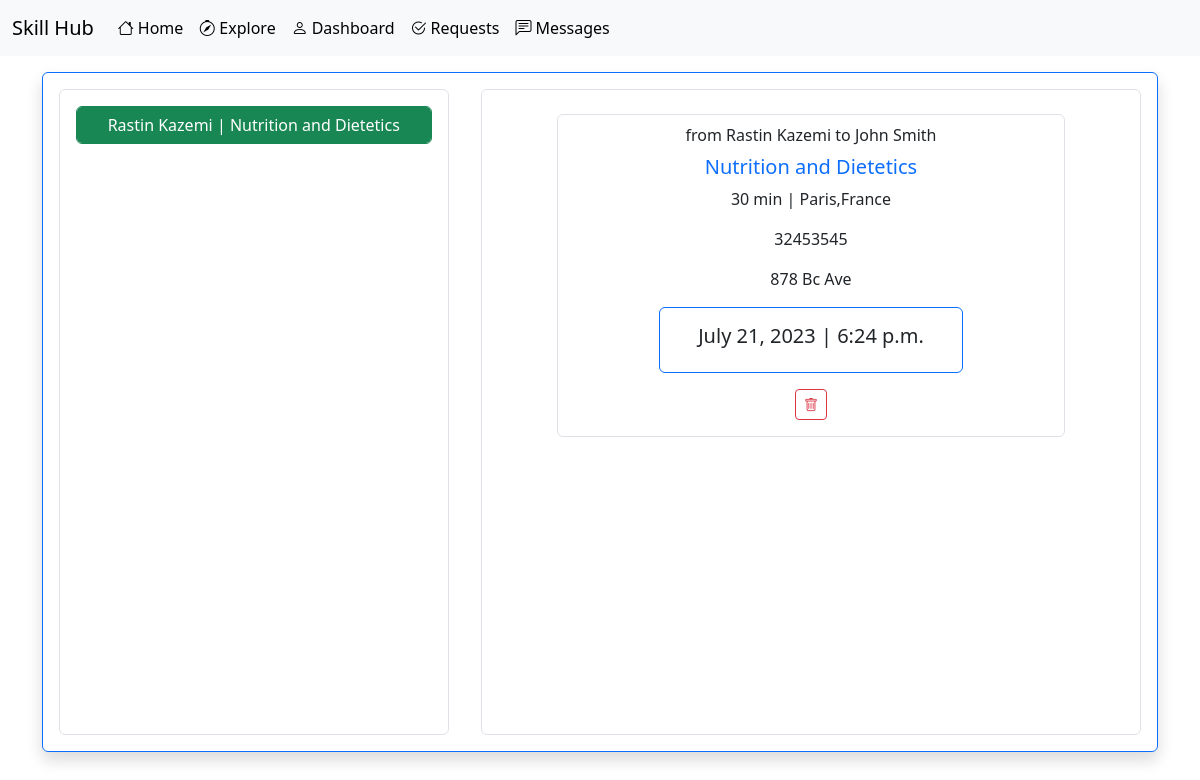
The page /request/23/ (signed in) on the database its author committed.
### request/models.py (models this page shows, shortened)
class Request(models.Model):
    skill = models.ForeignKey(Skills, on_delete=models.CASCADE, related_name='request_skill')
    user = models.ForeignKey(User, on_delete=models.CASCADE, related_name='request_user')
    receiver = models.ForeignKey(User, on_delete=models.CASCADE, related_name='request_receiver')
    REQUEST_CHOICES = (
        ('accepted', 'accepted'),
        ('pending', 'pending'),
    )
    status = models.CharField(choices=REQUEST_CHOICES, max_length=100)
    date = models.DateField()
    time = models.TimeField()
    create = models.DateTimeField(auto_now_add=True,null=True)

### account/models.py (models this page shows, shortened)
class Profile(models.Model):
    user = models.OneToOneField(User, on_delete=models.CASCADE, related_name='profile_user')
    phone = models.IntegerField(null=True)
    first_name = models.CharField(max_length=100, null=True)
    last_name = models.CharField(max_length=100, null=True)
    country = models.CharField(max_length=100, null=True)
    city = models.CharField(max_length=100, null=True)
    address = models.CharField(max_length=100, null=True)
    image = models.ImageField(upload_to='media/owner_profile/', default='media/default_images/avatar.png')

### skills/models.py (models this page shows, shortened)
class Skills(models.Model):
    user = models.ForeignKey(User, on_delete=models.CASCADE)
    category = models.ForeignKey('SkillsCategory', on_delete=models.CASCADE)
    title = models.CharField(max_length=100)
    time = models.ForeignKey('SkillsTime', on_delete=models.CASCADE)
    description = models.TextField()
    create = models.DateTimeField(auto_now_add=True, null=True)
    like = models.ManyToManyField(User, related_name='skills_like',null=True,blank=True)
    rating = models.ManyToManyField('Rate',related_name='skills_rating',null=True,blank=True)

class SkillsTime(models.Model):
    time = models.CharField(max_length=100)
    def __str__(self):
        return self.time

### request/views.py (the view)
# urls.py: path('<int:id>/',views.request_details,name='request_details'),
@login_required(login_url='accounts:user_register')
def request_details(request, id):
    rq = get_object_or_404(Request, id=id)
    if rq.receiver != request.user:
        redirect('home:main')
    requests = Request.objects.filter(Q(receiver=request.user) | Q(user=request.user) & Q(status='accepted')).order_by(
        '-create')
    context = {'requests': requests, 'rq': rq}
    return render(request, 'request/details.html', context)

### request/templates/request/details.html (shortened to what this page needs)
{% extends '_base.html' %}
{% block body %}
    <div style="width: 100vw;height: 85vh;" class="d-flex justify-content-center mt-3">
        <div style="width: 93%;height: 100%;" class="shadow border border-primary rounded p-3 row">
            <div style="height: 100%;overflow-y: scroll;width: 36%" class="rounded border p-3">
                {% if requests %}
                    {% for r in requests %}
                        {% if r.status == 'pending' %}
                            <a href="{% url 'request:request_details' r.id %}"
                               class="btn btn-outline-dark form-control mb-3">{{ r.user.profile_user.first_name }} {{ r.user.profile_user.last_name }}
                                | {{ r.skill.title }}</a>
                        {% else %}
                            <a href="{% url 'request:request_details' r.id %}"
                               class="btn btn-success form-control mb-3">{{ r.user.profile_user.first_name }} {{ r.user.profile_user.last_name }}
                                | {{ r.skill.title }}</a>
                        {% endif %}
                    {% endfor %}
                {% else %}
                    <p class="text-center">you dont have any request yet !</p>
                {% endif %}
            </div>
            <div style="height: 100%;width: 3%"></div>
            <div style="height: 100%;overflow-y: scroll;width: 61%"
                 class="rounded border d-flex flex-column align-items-center">
                {% if rq.status == 'pending' %}
                    <div class="alert alert-primary row mt-3" role="alert" style="width: 100%">
                        <div class="col-2"><a href="{% url 'user:user_profile' rq.user.username %}"
                                              style="text-decoration: none;color: #052C65">{{ rq.user.profile_user.first_name }} {{ rq.user.profile_user.last_name }}</a>
                        </div>
                        <div class="col-4"><a href="{% url 'skills:skill_info' rq.skill.id %}"
                                              style="text-decoration: none;color: #052C65">{{ rq.skill.title }}</a>
                        </div>
                        <div class="col-4">
                            {{ rq.date }} | {{ rq.time }}
                        </div>
                        <div class="col-2">
                            <a href="{% url 'request:request_accept' rq.id %}"
                               class="btn btn-outline-success sm btn-sm"><i
                                    class="bi bi-check2-circle"></i></a>
                            <a href="{% url 'request:reject' rq.id %}" class="btn btn-outline-danger sm btn-sm"><i
                                    class="bi bi-x-circle"></i></a>
                        </div>
                    </div>
                {% else %}
                    <div style="width:80%;" class="border rounded mt-4 d-flex flex-column align-items-center">
                        <p class="my-2">from <a href="{% url 'user:user_profile' rq.user.username %}" style="text-decoration: none"
                                   class="text-dark">{{ rq.user.profile_user.first_name }} {{ rq.user.profile_user.last_name }}</a>
                            to <a href="{% url 'user:user_profile' rq.user.username %}" style="text-decoration: none"
                                  class="text-dark">{{ rq.receiver.profile_user.first_name }} {{ rq.receiver.profile_user.last_name }}</a>
                        </p>
                        <h5><a href="{% url 'skills:skill_info' rq.skill.id %}" style="text-decoration: none" class="text-primary">{{ rq.skill.title }}</a></h5>
                        <p>{{ rq.skill.time }} | {{ rq.receiver.profile_user.city }},{{ rq.receiver.profile_user.country }}</p>
                        <p>{{ rq.receiver.profile_user.phone }}</p>
                        <p>{{ rq.receiver.profile_user.address }}</p>
                        <div style="width: 60%" class="rounded border border-primary"><h5 class="text-center p-3">{{ rq.date }} | {{ rq.time }}</h5></div>
                        <a href="{% url 'request:reject' rq.id %}" class="btn btn-outline-danger sm btn-sm my-3"><i class="bi bi-trash"></i></a>
                    </div>
                {% endif %}
            </div>
        </div>
    </div>
{% endblock %}

### rows shown on the page
Request: user.profile_user.first_name "Rastin", user.profile_user.last_name "Kazemi", skill "Nutrition and Dietetics", receiver.profile_user.first_name "John", receiver.profile_user.last_name "Smith", skill.time "30 min", receiver.profile_user.city "Paris", receiver.profile_user.country "France", receiver.profile_user.phone "32453545", receiver.profile_user.address "878 Bc Ave", date "July 21, 2023", time "6:24 p.m."
